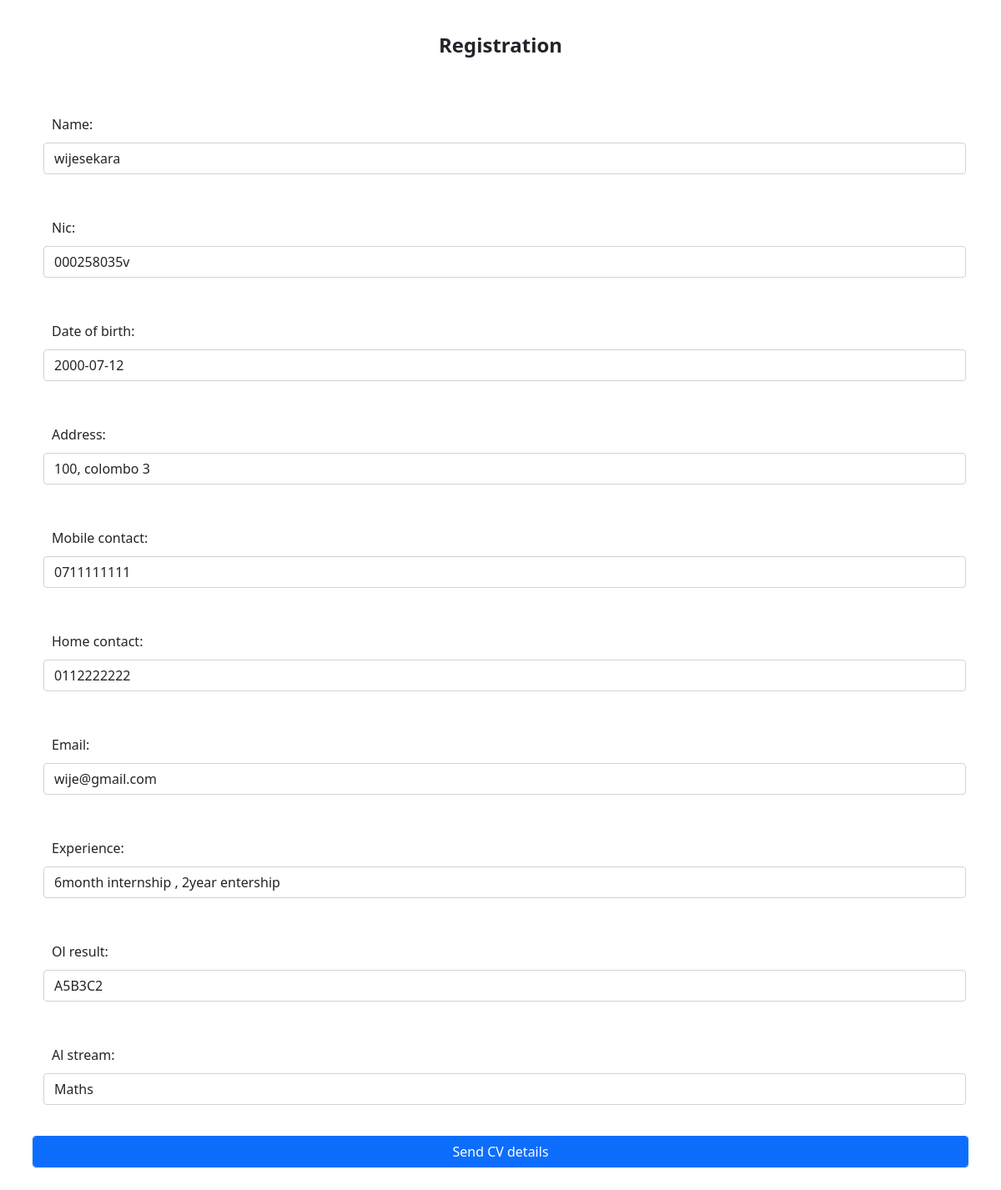
/updatecv/6/, run on the app's committed database.
### CVgenr/models.py (models this page shows, shortened)
class Cvdetails(models.Model):
    name = models.CharField(max_length=100, null=True)
    nic = models.CharField(max_length=20, null=True)
    date_of_birth = models.DateField(max_length=20, null=True)
    address = models.CharField(max_length=100, null=True)
    mobile_contact = models.CharField(max_length=10, null=True)
    home_contact = models.CharField(max_length=10, null=True)
    email = models.CharField(max_length=100, null=True)
    experience = models.CharField(max_length=100, null=True)
    ol_result = models.CharField(max_length=100, null=True)
    al_stream = models.CharField(max_length=100, null=True)
    date_created = models.DateTimeField(auto_now_add=True, null=True)

### CVgenr/views.py (the view)
# urls.py: path('updatecv/<str:pk>/', views.updatecv, name="updatecv"),
def updatecv(request, pk):
    cvdata = Cvdetails.objects.get(id=pk)
    form = CvDetailsForm(instance = cvdata)
    if request.method == 'POST':
        form = Cvdetails(request.POST, instance = cvdata)
        if form.is_valid():
            form.save()
            return redirect('/button')
    context = {'form':form}
    return render(request, 'CVpages/dilcvcreate.html', context)

### CVgenr/forms.py
class CvDetailsForm(ModelForm):
    class Meta:
        model = Cvdetails
        fields = '__all__'

### CVdemo/context_processors.py (called while the page is built)
def project_context(request):
    context = {
        'me':User.objects.first(),
    }
    return context

### CVgenr/templates/CVpages/dilcvcreate.html (shortened to what this page needs)
{% load static %}
<!DOCTYPE html>
<html lang="en">
<head>
    <link href="https://cdn.jsdelivr.net/npm/bootstrap@5.0.2/dist/css/bootstrap.min.css" rel="stylesheet">
    <link rel="stylesheet" type="text/css" href="{% static '/css/style.css' %}">
</head>
<body>
    <div class="row">
        <div class="col">
            <center>
                <h4><b> Registration </b></h4>
            </center>
        </div>
    </div>
    <div class="container">
        <form action="" method="POST" class="row g-3">
            {{form.as_p}}
            <input type="submit" name="Submit" value="Send CV details" class="btn btn-primary">
        </form>
    </div>
</body>
</html>

### static/css/style.css (style rules this page uses)
* { margin: 5px; padding: 5px; }

### data on the page
Cvdetails: name "wijesekara", nic "000258035v", date_of_birth "2000-07-12", address "100, colombo 3", mobile_contact "0711111111", home_contact "0112222222", email "wije@gmail.com", experience "6month internship , 2year entership", ol_result "A5B3C2", al_stream "Maths"
